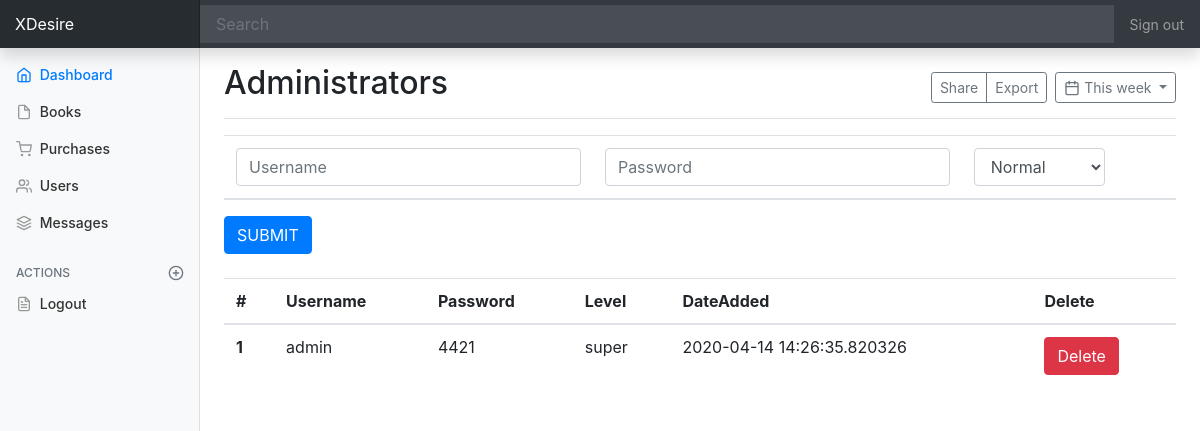
The page /admins on the database its author committed.
### app.py (models this page shows, shortened)
class Admin(db.Model):
    id = db.Column(db.Integer, primary_key=True)
    username = db.Column(db.String(200), nullable=False)
    password= db.Column(db.String(200), nullable=False)
    level= db.Column(db.String(200), nullable=False)
    dateadded= db.Column(db.DateTime, default=datetime.utcnow)

### app.py (the view)
@app.route('/admins')
def admins():
    admins = Admin.query.order_by(Admin.dateadded.desc()).all()
    return render_template('admin/admins.html', admins = admins)

### templates/admin/admins.html (shortened to what this page needs)
{%  extends 'admin/navbar.html' %}
{% block extracss %}  <link rel="stylesheet" href="{{  url_for('static', filename='css/dashboard.css')  }}"  type="text/css"/>
{% endblock %}
{% block content %}
          <main role="main" class="col-md-9 ml-sm-auto col-lg-10 px-4">
            <div class="d-flex justify-content-between flex-wrap flex-md-nowrap align-items-center pt-3 pb-2 mb-3 border-bottom">
              <h1 class="h2">Administrators</h1>
              <div class="btn-toolbar mb-2 mb-md-0">
                <div class="btn-group mr-2">
                  <button type="button" class="btn btn-sm btn-outline-secondary">Share</button>
                  <button type="button" class="btn btn-sm btn-outline-secondary">Export</button>
                </div>
                <button type="button" class="btn btn-sm btn-outline-secondary dropdown-toggle">
                  <span data-feather="calendar"></span>
                  This week
                </button>
              </div>
            </div><form action="/newadmin" method="POST" enctype="multipart/form-data">
            <table class="table">
                <thead>
                  <tr>
                    <th scope="col">
                        <input type="text" id="inputEmail" name="username"  class="form-control" placeholder="Username" required autofocus>
                        </th>
                    <th scope="col">
                        <input type="password" id="inputEmail" name="password"  class="form-control" placeholder="Password" required autofocus>
                        </th>
                    <th scope="col" >
                        <select name="level"  class="form-control" placeholder="Level" required autofocus>
                        <option isselected  value="Normal">Normal</option>
                        </select>
                        </th>
                    <th scope="col">
                       </th>
                        <th scope="col">
                           </th>
                  </tr>
                </thead>
              </table>
              <button class="btn btn-primary" style="margin-bottom: 10px;"> SUBMIT </button>
            </form>
            <table class="table">
                <thead>
                  <tr>
                    <th scope="col">#</th>
                    <th scope="col">Username</th>
                    <th scope="col">Password</th>
                    <th scope="col">Level</th>
                    <th scope="col">DateAdded</th>
                    <th scope="col">Delete</th>
                  </tr>
                </thead>
                <tbody>
                  {% for item in admins %}
                  <tr>
                    <th scope="row">{{ loop.index }}</th>
                    <td>{{ item.username }}</td>
                    <td>{{ item.password }}</td>
                    <td>{{item.level}}</td>
                    <td>{{item.dateadded }}</td>
                    <td><form action="/deladmin" method="POST"><button class="btn btn-danger" type="submit" name="admin" value="{{item.id}}">Delete</button></form></td>
                  </tr>
                  {% endfor %}
                </tbody>
              </table>
          </main>
      {% endblock %}

### static/css/dashboard.css (style rules this page uses)
body { font-size: .875rem; }
.feather { width: 16px; height: 16px; vertical-align: text-bottom; }
[role="main"] { padding-top: 133px; }
@media (min-width: 768px) { [role="main"] { padding-top: 48px; } }

### rows shown on the page
Admin: username "admin", password "4421", level "super", dateadded "2020-04-14 14:26:35.820326"
